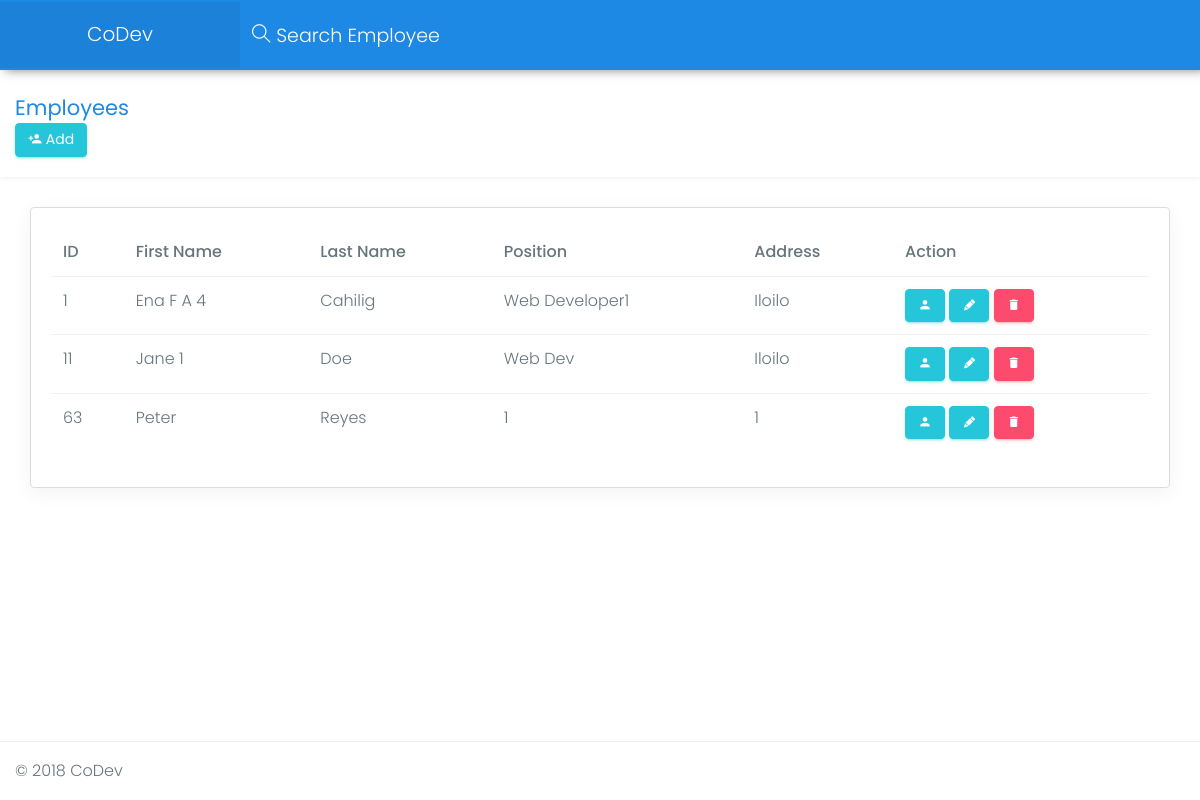
The page / on the database its author committed.
### tables this page shows
CREATE TABLE `employees` (
  `id` int(11) NOT NULL,
  `firstname` varchar(100) NOT NULL,
  `lastname` varchar(100) NOT NULL,
  `position` varchar(100) NOT NULL,
  `address` varchar(200) NOT NULL
);

### Model/Employee.php (called while the page is built, shortened)
<?php
    class Employee
    {
        private $database_connection;
        function __construct() {
            $dbserver = "localhost";
            $dbname = "codev";
            $dbuser = "root";
            $dbpass = "";
            $database_connection = new mysqli($dbserver, $dbuser, $dbpass, $dbname);
            if ($database_connection->connect_error) {
                die("Database connection error! " . $database_connection->connect_error);
            }
            else{
                $this->database_connection=$database_connection;
            }
        }
        public function all(){
           $query = "SELECT *
                     FROM `employees`";
           $employees =  $this->database_connection->query($query);
           return $employees;
        }
    }
?>

### View/list_of_employees.php (the view)
 <?php
	$employees = $Employee->all();
?>
<div class="row page-titles">
    <div class="align-self-center">
        <h3 class="text-themecolor">Employees </h3>
        <span>
            <a href="<?php echo "index.php?action=add"; ?>"  class="btn btn-success">
                <span class="mdi mdi-account-plus"></span>
                Add
            </a>
        </span>
    </div>
</div>
<div class="row">
    <div class="col-lg-12">
        <div class="card">
            <div class="card-block">
                <div class="table-responsive">
                    <table class="table">
                        <thead>
                            <tr>
                                <th>ID</th>
                                <th>First Name</th>
                                <th>Last Name</th>
                                <th>Position</th>
                                <th>Address</th>
                                <th>Action</th>
                            </tr>
                        </thead>
                        <tbody>
                        	<?php
                        		if (mysqli_num_rows($employees) > 0):
									while($employee = mysqli_fetch_assoc($employees)): ?>
			                            <tr>
			                                <td><?php echo $employee['id'];?></td>
			                                <td><?php echo $employee['firstname'];?></td>
			                                <td><?php echo $employee['lastname'];?></td>
			                                <td><?php echo $employee['position'];?></td>
			                                <td><?php echo $employee['address'];?></td>
			                                <td>
                                                <a  href="<?php echo "index.php?action=view&id={$employee['id']}"; ?>"  class="btn btn-success">
                                                    <span class="mdi mdi-account"></span>
                                                </a>
			                                	<a href="<?php echo "index.php?action=edit&id={$employee['id']}"; ?>"  class="btn btn-success">
                                                    <span class="mdi mdi-lead-pencil"></span>
                                                </a>
			                                	<a onClick="javascript: return confirm('Are you sure?');" href="<?php echo "index.php?action=delete&id={$employee['id']}"; ?>" style="color:white;" class="btn btn-danger">
                                                    <span class="mdi mdi-delete"></span>
                                                </a>
			                                </td>
			                            </tr>
			                        <?php endwhile;
			                    endif;
		                    ?>
                        </tbody>
                    </table>
                </div>
            </div>
        </div>
    </div>
</div>

### assets/css/colors/blue.css (style rules this page uses)
.text-themecolor { color: #1e88e5 !important; }

### rows shown on the page
employees: id "1", firstname "Ena F A 4", lastname "Cahilig", position "Web Developer1", address "Iloilo"
employees: id "11", firstname "Jane 1", lastname "Doe", position "Web Dev", address "Iloilo"
employees: id "63", firstname "Peter", lastname "Reyes", position "1", address "1"
